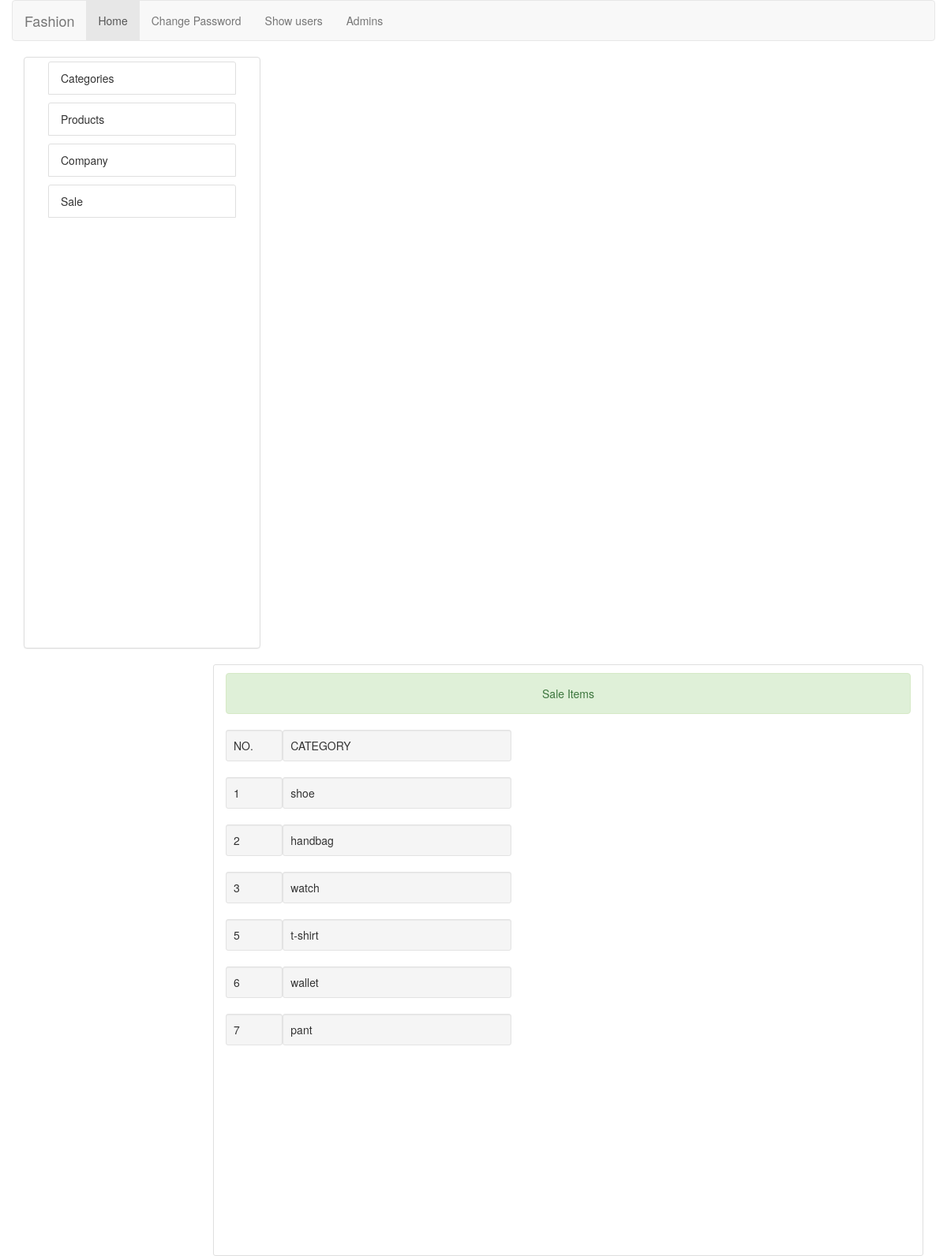
The app's page /cat_show.php with its own data.
### tables this page shows
CREATE TABLE `category` (
  `id` int(11) NOT NULL,
  `cat_name` varchar(250) NOT NULL,
  `image` varchar(250) NOT NULL
);

### function.php (called while the page is built, shortened)
<?php
$connect = new mysqli(DB_HOST,DB_USER,DB_PASS,DB_NAME);
	function select_fun($query){
		global $connect;
		return $result =$connect->query($query);
	}
?>

### cat_show.php (the view)
<?php include("function.php"); ?>
<?php include("admin_header.php"); ?>
<?php include("admin_aside.php");?>
    <div class="pull-right col-sm-7">
    <div class="alert alert-success text-center" style="margin-top: 10px;">
    <p>Sale Items</p>
    </div>
    <div class="row center-block">
    <p class="well well-sm col-sm-1">NO.</p>
     <p class="well well-sm col-sm-4">CATEGORY</p>
    </div>
      <?php
      $query = "SELECT * FROM category WHERE 1";
        $result = select_fun($query);
        while($row_ss= $result->fetch_assoc()){
       ?>
       <div class="row center-block">
        <p class="well well-sm col-sm-1"><?php echo $row_ss['id']; ?></p>
        <p class="well well-sm col-sm-4"><?php echo $row_ss['cat_name']; ?></p>
       </div>
       <?php } ?>
  </div>
</div>
<?php include("admin_footer.php");?>

### admin.css (style rules this page uses)
body { background-image: url("img/background.png"); }
.pull-right { min-width: 900px; max-width: 1200px; height: 750px; border:1px solid #DFDFDF; border-radius: 3px; background-color: #FFFFFF; }

### records on screen
category: id "1", cat_name "shoe"
category: id "2", cat_name "handbag"
category: id "3", cat_name "watch"
category: id "5", cat_name "t-shirt"
category: id "6", cat_name "wallet"
category: id "7", cat_name "pant"
